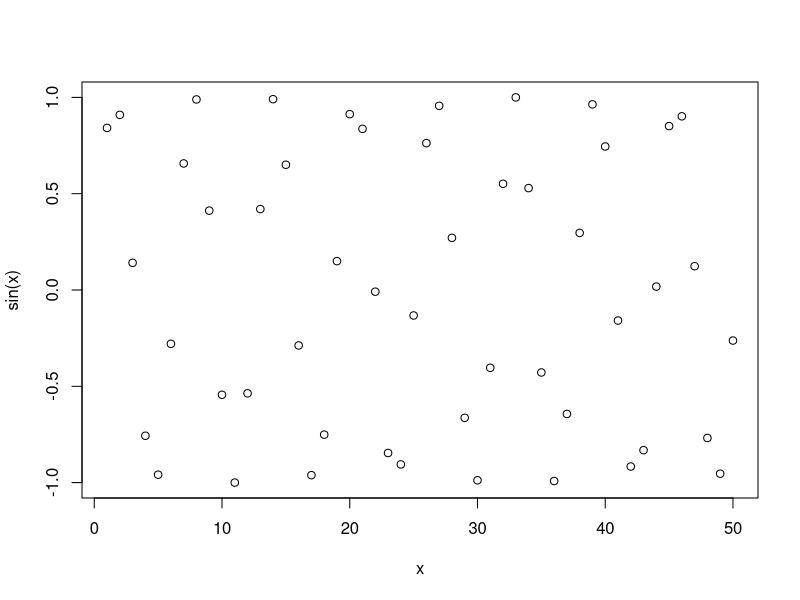
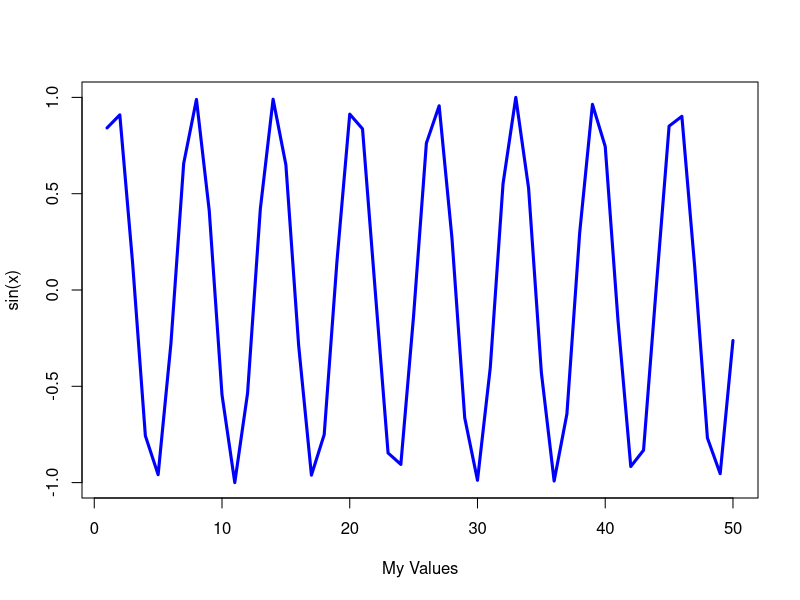

Write the R code that produced these figures, in order.
## ---- chunk 1
x<-1:50

plot(x,sin(x))
## ---- chunk 2
plot(x, sin(x), typ="l", col="blue", lwd=3, xlab="My Values")
